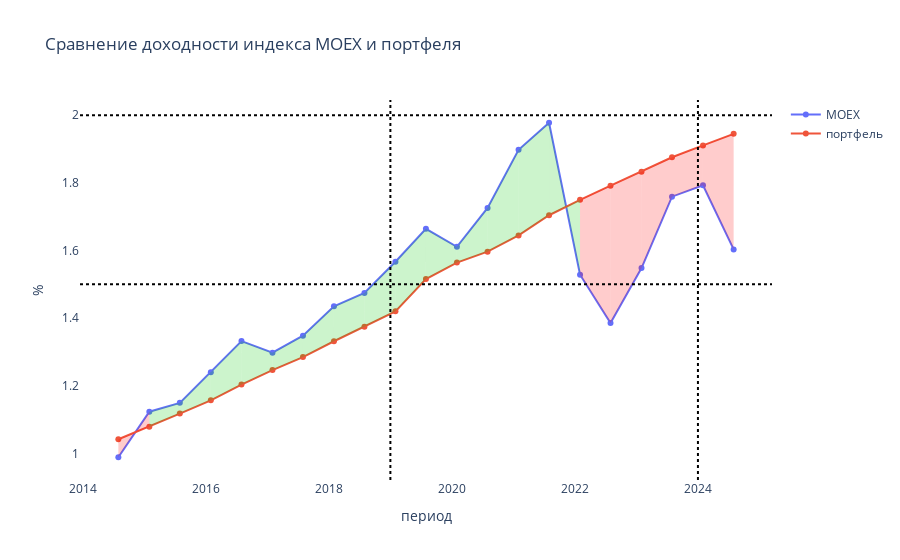

Notebook code cell kept with this figure:
### Code cell
def cumulative_log_return(df: pd.DataFrame) -> pd.DataFrame:
    log_returns = np.log(df / df.shift(1))  # Логарифмическая доходность
    cumulative_log_returns = log_returns.cumsum()  # Кумулятивная логарифмическая доходность
    return cumulative_log_returns

data_moex = pd.read_csv("data/MOEX.csv", index_col="TRADEDATE", parse_dates=["TRADEDATE"])
# data_moex = data_moex['return'][data_moex.index  >= "2014-01-01 00:00:00"]

moex = data_moex
# moex = moex.set_index("TRADEDATE")
moex = moex[moex.index >= '2014-07-01 00:00:00']
moex = moex[moex.index < '2025-01-01 00:00:00']
periods = generate_half_year_dates(moex)
moex['income'] = cumulative_log_return(moex['OPEN'])

income = []
for per in periods:
    stop = per + pd.DateOffset(months=6)
    period_data = moex[(moex.index >= per) & (moex.index < stop)].copy()
    # print(per,  period_data['income'].mean())
    income.append(1+period_data['income'].mean())

sub = data_portfel
sub['fact_proc'] = 1 + sub["fact_income"]/200
sub["fact_cum_proc"] = sub["fact_proc"].cumprod()
sub["fact_cum_percent"] = (sub["fact_proc"].cumprod() - 1) * 100

fig = go.Figure()
fig.add_trace(go.Scatter(y=income, x=periods, mode="lines+markers", name="MOEX"))
fig.add_trace(go.Scatter(y=sub["fact_cum_proc"], x=sub["period"], mode="lines+markers", name="портфель"))
fig.add_hline(y=1.5, line_color='black', line_width=2, line_dash='dot')
fig.add_hline(y=2, line_color='black', line_width=2, line_dash='dot')
fig.add_vline(x='2019-01-01', line_color='black', line_width=2, line_dash='dot')
fig.add_vline(x='2024-01-01', line_color='black', line_width=2, line_dash='dot')
for i in range(len(sub) - 1):
    x0 = sub["period"].iloc[i]
    x1 = sub["period"].iloc[i + 1]

    y0_fut = sub["fact_cum_proc"].iloc[i]
    y1_fut = sub["fact_cum_proc"].iloc[i + 1]

    y0_fact = income[i]
    y1_fact = income[i + 1]

    x_fill = [x0, x1, x1, x0]
    y_fill = [y0_fut, y1_fut, y1_fact, y0_fact]

    color = "rgba(255, 0, 0, 0.2)" if y0_fut > y0_fact else "rgba(0, 200, 0, 0.2)"

    fig.add_trace(go.Scatter(
        x=x_fill,
        y=y_fill,
        fill="toself",
        mode="lines",
        line=dict(width=0),
        fillcolor=color,
        showlegend=False
    ))
fig.update_layout(
        title="Сравнение прогнозируемой и фактическоой доходностей",
        xaxis_title="период",
        yaxis_title="%",
        plot_bgcolor="white",
        xaxis=dict(showgrid=True),
        yaxis=dict(showgrid=True),
    )
fig.update_layout(
        title="Сравнение доходности индекса MOEX и портфеля",
        xaxis_title="период",
        yaxis_title="%",
        plot_bgcolor="white",
        xaxis=dict(showgrid=True),
        yaxis=dict(showgrid=True),
    )
fig.show()

### Figure 1 — Plotly figure (JSON) as saved in the notebook; plotly's stock layout.template omitted (floating-point values rounded to 4 significant figures)
{"data": [{"mode": "lines+markers", "name": "MOEX", "type": "scatter", "x": ["2014-07-31T00:00:00", "2015-01-31T00:00:00", "2015-07-31T00:00:00", "2016-01-31T00:00:00", "2016-07-31T00:00:00", "2017-01-31T00:00:00", "2017-07-31T00:00:00", "2018-01-31T00:00:00", "2018-07-31T00:00:00", "2019-01-31T00:00:00", "2019-07-31T00:00:00", "2020-01-31T00:00:00", "2020-07-31T00:00:00", "2021-01-31T00:00:00", "2021-07-31T00:00:00", "2022-01-31T00:00:00", "2022-07-31T00:00:00", "2023-01-31T00:00:00", "2023-07-31T00:00:00", "2024-01-31T00:00:00", "2024-07-31T00:00:00"], "y": [0.9888, 1.124, 1.15, 1.24, 1.332, 1.298, 1.348, 1.435, 1.474, 1.567, 1.664, 1.611, 1.726, 1.898, 1.978, 1.528, 1.385, 1.548, 1.759, 1.793, 1.603]}, {"mode": "lines+markers", "name": "портфель", "type": "scatter", "x": ["2014-07-31", "2015-01-31", "2015-07-31", "2016-01-31", "2016-07-31", "2017-01-31", "2017-07-31", "2018-01-31", "2018-07-31", "2019-01-31", "2019-07-31", "2020-01-31", "2020-07-31", "2021-01-31", "2021-07-31", "2022-01-31", "2022-07-31", "2023-01-31", "2023-07-31", "2024-01-31", "2024-07-31"], "y": [1.042, 1.079, 1.118, 1.157, 1.204, 1.247, 1.285, 1.332, 1.375, 1.42, 1.515, 1.564, 1.597, 1.645, 1.704, 1.75, 1.792, 1.833, 1.876, 1.911, 1.945]}, {"fill": "toself", "fillcolor": "rgba(255, 0, 0, 0.2)", "line": {"width": 0}, "mode": "lines", "showlegend": false, "type": "scatter", "x": ["2014-07-31", "2015-01-31", "2015-01-31", "2014-07-31"], "y": [1.042, 1.079, 1.124, 0.9888]}, {"fill": "toself", "fillcolor": "rgba(0, 200, 0, 0.2)", "line": {"width": 0}, "mode": "lines", "showlegend": false, "type": "scatter", "x": ["2015-01-31", "2015-07-31", "2015-07-31", "2015-01-31"], "y": [1.079, 1.118, 1.15, 1.124]}, {"fill": "toself", "fillcolor": "rgba(0, 200, 0, 0.2)", "line": {"width": 0}, "mode": "lines", "showlegend": false, "type": "scatter", "x": ["2015-07-31", "2016-01-31", "2016-01-31", "2015-07-31"], "y": [1.118, 1.157, 1.24, 1.15]}, {"fill": "toself", "fillcolor": "rgba(0, 200, 0, 0.2)", "line": {"width": 0}, "mode": "lines", "showlegend": false, "type": "scatter", "x": ["2016-01-31", "2016-07-31", "2016-07-31", "2016-01-31"], "y": [1.157, 1.204, 1.332, 1.24]}, {"fill": "toself", "fillcolor": "rgba(0, 200, 0, 0.2)", "line": {"width": 0}, "mode": "lines", "showlegend": false, "type": "scatter", "x": ["2016-07-31", "2017-01-31", "2017-01-31", "2016-07-31"], "y": [1.204, 1.247, 1.298, 1.332]}, {"fill": "toself", "fillcolor": "rgba(0, 200, 0, 0.2)", "line": {"width": 0}, "mode": "lines", "showlegend": false, "type": "scatter", "x": ["2017-01-31", "2017-07-31", "2017-07-31", "2017-01-31"], "y": [1.247, 1.285, 1.348, 1.298]}, {"fill": "toself", "fillcolor": "rgba(0, 200, 0, 0.2)", "line": {"width": 0}, "mode": "lines", "showlegend": false, "type": "scatter", "x": ["2017-07-31", "2018-01-31", "2018-01-31", "2017-07-31"], "y": [1.285, 1.332, 1.435, 1.348]}, {"fill": "toself", "fillcolor": "rgba(0, 200, 0, 0.2)", "line": {"width": 0}, "mode": "lines", "showlegend": false, "type": "scatter", "x": ["2018-01-31", "2018-07-31", "2018-07-31", "2018-01-31"], "y": [1.332, 1.375, 1.474, 1.435]}, {"fill": "toself", "fillcolor": "rgba(0, 200, 0, 0.2)", "line": {"width": 0}, "mode": "lines", "showlegend": false, "type": "scatter", "x": ["2018-07-31", "2019-01-31", "2019-01-31", "2018-07-31"], "y": [1.375, 1.42, 1.567, 1.474]}, {"fill": "toself", "fillcolor": "rgba(0, 200, 0, 0.2)", "line": {"width": 0}, "mode": "lines", "showlegend": false, "type": "scatter", "x": ["2019-01-31", "2019-07-31", "2019-07-31", "2019-01-31"], "y": [1.42, 1.515, 1.664, 1.567]}, {"fill": "toself", "fillcolor": "rgba(0, 200, 0, 0.2)", "line": {"width": 0}, "mode": "lines", "showlegend": false, "type": "scatter", "x": ["2019-07-31", "2020-01-31", "2020-01-31", "2019-07-31"], "y": [1.515, 1.564, 1.611, 1.664]}, {"fill": "toself", "fillcolor": "rgba(0, 200, 0, 0.2)", "line": {"width": 0}, "mode": "lines", "showlegend": false, "type": "scatter", "x": ["2020-01-31", "2020-07-31", "2020-07-31", "2020-01-31"], "y": [1.564, 1.597, 1.726, 1.611]}, {"fill": "toself", "fillcolor": "rgba(0, 200, 0, 0.2)", "line": {"width": 0}, "mode": "lines", "showlegend": false, "type": "scatter", "x": ["2020-07-31", "2021-01-31", "2021-01-31", "2020-07-31"], "y": [1.597, 1.645, 1.898, 1.726]}, {"fill": "toself", "fillcolor": "rgba(0, 200, 0, 0.2)", "line": {"width": 0}, "mode": "lines", "showlegend": false, "type": "scatter", "x": ["2021-01-31", "2021-07-31", "2021-07-31", "2021-01-31"], "y": [1.645, 1.704, 1.978, 1.898]}, {"fill": "toself", "fillcolor": "rgba(0, 200, 0, 0.2)", "line": {"width": 0}, "mode": "lines", "showlegend": false, "type": "scatter", "x": ["2021-07-31", "2022-01-31", "2022-01-31", "2021-07-31"], "y": [1.704, 1.75, 1.528, 1.978]}, {"fill": "toself", "fillcolor": "rgba(255, 0, 0, 0.2)", "line": {"width": 0}, "mode": "lines", "showlegend": false, "type": "scatter", "x": ["2022-01-31", "2022-07-31", "2022-07-31", "2022-01-31"], "y": [1.75, 1.792, 1.385, 1.528]}, {"fill": "toself", "fillcolor": "rgba(255, 0, 0, 0.2)", "line": {"width": 0}, "mode": "lines", "showlegend": false, "type": "scatter", "x": ["2022-07-31", "2023-01-31", "2023-01-31", "2022-07-31"], "y": [1.792, 1.833, 1.548, 1.385]}, {"fill": "toself", "fillcolor": "rgba(255, 0, 0, 0.2)", "line": {"width": 0}, "mode": "lines", "showlegend": false, "type": "scatter", "x": ["2023-01-31", "2023-07-31", "2023-07-31", "2023-01-31"], "y": [1.833, 1.876, 1.759, 1.548]}, {"fill": "toself", "fillcolor": "rgba(255, 0, 0, 0.2)", "line": {"width": 0}, "mode": "lines", "showlegend": false, "type": "scatter", "x": ["2023-07-31", "2024-01-31", "2024-01-31", "2023-07-31"], "y": [1.876, 1.911, 1.793, 1.759]}, {"fill": "toself", "fillcolor": "rgba(255, 0, 0, 0.2)", "line": {"width": 0}, "mode": "lines", "showlegend": false, "type": "scatter", "x": ["2024-01-31", "2024-07-31", "2024-07-31", "2024-01-31"], "y": [1.911, 1.945, 1.603, 1.793]}], "layout": {"plot_bgcolor": "white", "shapes": [{"line": {"color": "black", "dash": "dot", "width": 2}, "type": "line", "x0": 0, "x1": 1, "xref": "x domain", "y0": 1.5, "y1": 1.5, "yref": "y"}, {"line": {"color": "black", "dash": "dot", "width": 2}, "type": "line", "x0": 0, "x1": 1, "xref": "x domain", "y0": 2, "y1": 2, "yref": "y"}, {"line": {"color": "black", "dash": "dot", "width": 2}, "type": "line", "x0": "2019-01-01", "x1": "2019-01-01", "xref": "x", "y0": 0, "y1": 1, "yref": "y domain"}, {"line": {"color": "black", "dash": "dot", "width": 2}, "type": "line", "x0": "2024-01-01", "x1": "2024-01-01", "xref": "x", "y0": 0, "y1": 1, "yref": "y domain"}], "title": {"text": "Сравнение доходности индекса MOEX и портфеля"}, "xaxis": {"showgrid": true, "title": {"text": "период"}}, "yaxis": {"showgrid": true, "title": {"text": "%"}}}}
